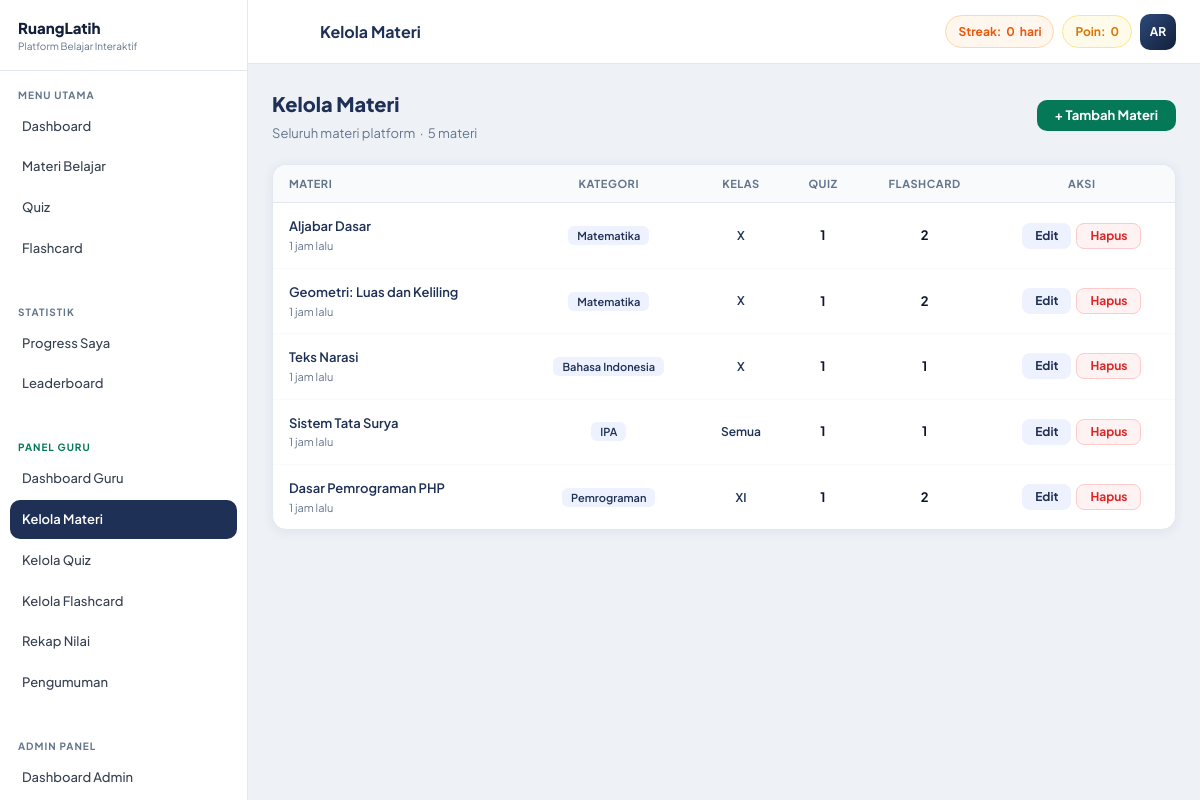
The page /guru/materi.php (signed in) on the database its author committed.
### tables this page shows
CREATE TABLE users (
    id          INT AUTO_INCREMENT PRIMARY KEY,
    name        VARCHAR(100) NOT NULL,
    email       VARCHAR(150) UNIQUE NOT NULL,
    password    VARCHAR(255) NOT NULL,
    role        ENUM('user','admin','guru') DEFAULT 'user',
    nisn        VARCHAR(10)  DEFAULT NULL COMMENT '10 digit Nomor Induk Siswa Nasional',
    no_absen    TINYINT UNSIGNED DEFAULT NULL COMMENT 'Nomor absen di kelas',
    kelas       VARCHAR(30)  DEFAULT NULL  COMMENT 'Contoh: X IPA 1, XI RPL 2',
    avatar      VARCHAR(255) DEFAULT NULL,
    total_points INT DEFAULT 0,
    streak      INT DEFAULT 0,
    last_active DATE DEFAULT NULL,
    created_at  TIMESTAMP DEFAULT CURRENT_TIMESTAMP
);

CREATE TABLE materials (
    id          INT AUTO_INCREMENT PRIMARY KEY,
    category_id INT NOT NULL,
    title       VARCHAR(200) NOT NULL,
    content     LONGTEXT NOT NULL,
    kelas       VARCHAR(30)  DEFAULT 'Semua' COMMENT 'Semua | X | XI | XII | X IPA 1 | dst',
    thumbnail   VARCHAR(255) DEFAULT NULL,
    created_at  TIMESTAMP DEFAULT CURRENT_TIMESTAMP,
    FOREIGN KEY (category_id) REFERENCES categories(id) ON DELETE CASCADE
);

CREATE TABLE categories (
    id         INT AUTO_INCREMENT PRIMARY KEY,
    name       VARCHAR(100) NOT NULL,
    icon       VARCHAR(50)  DEFAULT 'books' COMMENT 'Nama ikon Tabler Icons, misal: calculator, microscope',
    color      VARCHAR(50)  DEFAULT 'blue',
    created_at TIMESTAMP DEFAULT CURRENT_TIMESTAMP
);

### includes/functions.php (called while the page is built, shortened)
<?php
function isAdmin()     { return isset($_SESSION['role']) && $_SESSION['role'] === 'admin'; }
function getGuruMaterialCondition(string $alias = 'm'): string {
    if (isAdmin()) return '1=1';
    $uid = (int)$_SESSION['user_id'];
    return "EXISTS (
        SELECT 1 FROM guru_assignments ga
        WHERE ga.guru_id = {$uid}
          AND ga.category_id = {$alias}.category_id
          AND ({$alias}.kelas = 'Semua' OR ga.kelas = {$alias}.kelas OR ga.kelas = 'Semua')
    )";
}
function getCurrentUser() {
    $db = getDB(); $id = (int)$_SESSION['user_id'];
    $r  = $db->query("SELECT * FROM users WHERE id=$id LIMIT 1");
    return $r ? $r->fetch_assoc() : null;
}
function getInitials($name) {
    $w=explode(' ',trim($name)); $i='';
    foreach(array_slice($w,0,2) as $word) $i.=strtoupper(substr($word,0,1));
    return $i;
}
function timeAgo($dt) {
    $d=time()-strtotime($dt);
    if($d<86400)  return floor($d/3600).' jam lalu';
    return date('d M Y',strtotime($dt));
}

### guru/materi.php (the view, shortened to what this page needs)
<?php
require_once __DIR__ . '/../includes/functions.php';
$user = getCurrentUser(); $db = getDB(); $uid = (int)$_SESSION['user_id'];
$pageTitle = 'Kelola Materi';
$cond = getGuruMaterialCondition('m');
$mats = $db->query("
    SELECT m.*, c.name AS cn, m.kelas AS mkelas,
           (SELECT COUNT(*) FROM quizzes    WHERE material_id=m.id) AS qc,
           (SELECT COUNT(*) FROM flashcards WHERE material_id=m.id) AS fc
    FROM materials m JOIN categories c ON m.category_id=c.id
    WHERE $cond ORDER BY m.created_at DESC
");
$totalMat = $mats ? $mats->num_rows : 0;
if (isAdmin()) {
    $catRes = $db->query("SELECT * FROM categories ORDER BY name");
    $catArr = [];
    while ($c = $catRes->fetch_assoc()) $catArr[] = $c;
}
$extraHead = '<link href="https://cdn.quilljs.com/1.3.7/quill.snow.css" rel="stylesheet">
<script src="https://cdn.quilljs.com/1.3.7/quill.min.js"></script>';
include __DIR__ . '/../includes/header.php';
?>
<div style="display:flex;align-items:center;justify-content:space-between;margin-bottom:20px;flex-wrap:wrap;gap:12px">
    <div>
        <div style="font-size:20px;font-weight:800;color:var(--navy)">Kelola Materi</div>
        <div style="font-size:13px;color:var(--muted);margin-top:3px">
            <?= isAdmin() ? 'Seluruh materi platform' : 'Materi sesuai penugasan Anda' ?>
            &nbsp;·&nbsp; <?= $totalMat ?> materi
        </div>
    </div>
    <?php if ($catArr): ?>
    <button onclick="openModal('addModal')" class="btn" style="background:#047857;color:#fff">+ Tambah Materi</button>
    <?php elseif (!isAdmin()): ?>
    <div style="font-size:12px;color:var(--muted);background:#fef9c3;border:1px solid #fde047;border-radius:8px;padding:8px 14px">
        Anda belum memiliki penugasan. Hubungi admin untuk mendapatkan akses kategori dan kelas.
    </div>
    <?php endif; ?>
</div>
<div class="card" style="overflow:hidden">
<div style="overflow-x:auto">
<table class="data-table">
    <thead>
        <tr>
            <th>Materi</th>
            <th style="text-align:center">Kategori</th>
            <th style="text-align:center">Kelas</th>
            <th style="text-align:center">Quiz</th>
            <th style="text-align:center">Flashcard</th>
            <th style="text-align:center">Aksi</th>
        </tr>
    </thead>
    <tbody>
    <?php if (!$mats || $mats->num_rows === 0): ?>
    <tr><td colspan="6" style="text-align:center;padding:40px;color:var(--muted)">
        <div style="font-weight:600">Belum ada materi<?= !isAdmin() ? ' untuk penugasan Anda' : '' ?></div>
    </td></tr>
    <?php else: while ($m = $mats->fetch_assoc()): ?>
    <tr>
        <td>
            <div style="font-weight:600;font-size:13px;color:var(--navy)"><?= htmlspecialchars($m['title']) ?></div>
            <div style="font-size:11px;color:var(--muted)"><?= timeAgo($m['created_at']) ?></div>
        </td>
        <td style="text-align:center">
            <span style="background:var(--navy-pale);color:var(--navy);font-size:11px;font-weight:600;padding:3px 9px;border-radius:6px">
                <?= htmlspecialchars($m['cn']) ?>
            </span>
        </td>
        <td style="text-align:center;font-size:12px;font-weight:600;color:var(--navy)"><?= htmlspecialchars($m['mkelas']) ?></td>
        <td style="text-align:center;font-weight:700"><?= $m['qc'] ?></td>
        <td style="text-align:center;font-weight:700"><?= $m['fc'] ?></td>
        <td>
            <div style="display:flex;gap:5px;justify-content:center">
                <button onclick='openEditModal(<?= json_encode([
                    "id"=>$m["id"],"title"=>$m["title"],"content"=>$m["content"],
                    "category_id"=>$m["category_id"],"kelas"=>$m["mkelas"]
                ], JSON_HEX_TAG | JSON_HEX_APOS | JSON_HEX_QUOT | JSON_HEX_AMP) ?>)' class="btn btn-sm" style="background:var(--navy-pale);color:var(--navy)">Edit</button>
                <form method="POST" onsubmit="return confirm('Hapus materi ini?')">
                    <button type="submit" class="btn btn-red btn-sm">Hapus</button>
                </form>
            </div>
        </td>
    </tr>
    <?php endwhile; endif; ?>
    </tbody>
</table>
</div>
</div>
<?php include __DIR__ . '/../includes/footer.php'; ?>

### includes/header.php (shortened to what this page needs)
<!DOCTYPE html>
<html lang="id">
<head>
<link href="https://cdn.jsdelivr.net/npm/@tabler/icons-webfont@2.40.0/tabler-icons.min.css" rel="stylesheet">
<link rel="stylesheet" href="<?= APP_URL ?>/assets/css/custom.css">
<?php if (isset($extraHead)) echo $extraHead; ?>
</head>
<body>
<div class="app-wrap">
<?php include __DIR__ . '/sidebar.php'; ?>
<div class="main-area">
<header class="topbar">
    <div class="topbar-left">
        <button class="topbar-menu-btn" onclick="toggleSidebar()">
        </button>
        <div class="topbar-title"><?= isset($pageTitle) ? htmlspecialchars($pageTitle) : APP_NAME ?></div>
    </div>
    <div class="topbar-right">
        <?php if ($user): ?>
        <div class="topbar-badge topbar-streak">
            Streak: <strong><?= (int)$user['streak'] ?></strong> hari
        </div>
        <div class="topbar-badge topbar-pts">
            Poin: <strong><?= number_format((int)$user['total_points']) ?></strong>
        </div>
        <div class="topbar-avatar" title="<?= htmlspecialchars($user['name']) ?>">
            <?= getInitials($user['name']) ?>
        </div>
        <?php endif; ?>
    </div>
</header>
<main class="page-content">

### assets/css/custom.css (style rules this page uses)
:root { --navy: #1e3055; --navy-dk: #131f3a; --navy-lt: #2d4a7a; --navy-pale: #eef2ff; --gold: #f59e0b; --gold-dk: #d97706; --gold-lt: #fde68a; --gold-pale: #fffbeb; --bg: #eef2f7; --white: #ffffff; --text: #0f172a; --muted: #64748b; --border: #e2e8f0; --r: 14px; --r-lg: 20px; --r-xl: 28px; --shadow: 0 2px 12px rgba(30,48,85,.07); --shadow-lg: 0 8px 32px rgba(30,48,85,.14); --sidebar-w: 248px; --topbar-h: 64px; }
*,:before,:after { box-sizing:border-box;margin:0;padding:0 }
body { font-family:'Plus Jakarta Sans',system-ui,sans-serif;background:var(--bg);color:var(--text);font-size:14px;line-height:1.6;-webkit-font-smoothing:antialiased }
input,select,textarea,button { font-family:inherit }
.app-wrap { display:flex;min-height:100vh }
.main-area { flex:1;display:flex;flex-direction:column;margin-left:var(--sidebar-w);min-width:0;transition:margin .3s }
.topbar { background:var(--white); border-bottom:1px solid var(--border); height:var(--topbar-h);padding:0 24px; display:flex;align-items:center;justify-content:space-between; position:sticky;top:0;z-index:80; flex-shrink:0; }
.topbar-left { display:flex;align-items:center;gap:12px }
.topbar-menu-btn { background:none;border:none;cursor:pointer; width:36px;height:36px;border-radius:9px; display:flex;align-items:center;justify-content:center; font-size:20px;color:var(--muted); transition:background .15s; }
.topbar-title { font-weight:700;font-size:16px;color:var(--navy) }
.topbar-right { display:flex;align-items:center;gap:8px }
.topbar-badge { display:flex;align-items:center;gap:5px; padding:6px 12px;border-radius:99px;font-size:12px;font-weight:700; }
.topbar-streak { background:#fff7ed;color:#ea580c;border:1px solid #fed7aa }
.topbar-pts { background:var(--gold-pale);color:var(--gold-dk);border:1px solid var(--gold-lt) }
.topbar-avatar { width:36px;height:36px;border-radius:10px; background:linear-gradient(135deg,var(--navy-lt),var(--navy-dk)); color:var(--white);font-weight:700;font-size:12px; display:flex;align-items:center;justify-content:center;cursor:pointer; }
.page-content { flex:1;padding:24px;animation:pgFade .25s ease }
.btn { display:inline-flex;align-items:center;gap:7px;padding:9px 18px;border-radius:10px;font-size:13px;font-weight:700;border:none;cursor:pointer;transition:all .15s;line-height:1 }
.btn-red { background:#fef2f2;color:#dc2626;border:1px solid #fecaca }
.btn-sm { padding:6px 13px;font-size:12px;border-radius:8px }
.card { background:var(--white);border-radius:var(--r);border:1px solid var(--border);box-shadow:var(--shadow);overflow:hidden }
.data-table { width:100%;border-collapse:collapse;font-size:13px }
.data-table th { background:#f8fafc;padding:10px 16px;text-align:left;font-size:11px;font-weight:700;color:var(--muted);text-transform:uppercase;letter-spacing:.05em;border-bottom:1px solid var(--border) }
.data-table td { padding:13px 16px;border-bottom:1px solid #f8fafc;vertical-align:middle }
.data-table tbody tr:last-child td { border:none }

### rows shown on the page
users: streak "0", total_points "0", name "AR"
materials: title "Aljabar Dasar", created_at "1 jam lalu", category.name "Matematika", kelas "X", qc "1", fc "2"
materials: title "Geometri: Luas dan Keliling", created_at "1 jam lalu", category.name "Matematika", kelas "X", qc "1", fc "2"
materials: title "Teks Narasi", created_at "1 jam lalu", category.name "Bahasa Indonesia", kelas "X", qc "1", fc "1"
materials: title "Sistem Tata Surya", created_at "1 jam lalu", category.name "IPA", kelas "Semua", qc "1", fc "1"
materials: title "Dasar Pemrograman PHP", created_at "1 jam lalu", category.name "Pemrograman", kelas "XI", qc "1", fc "2"

### other values the page prints
$label "Dashboard Materi Belajar Quiz Flashcard Progress Saya Leaderboard Dashboard Guru Kelola Materi Kelola Quiz Kelola Flashcard Rekap Nilai Pengumuman Dashboard Admin"
$pageTitle "Kelola Materi"
$totalMat "5"
